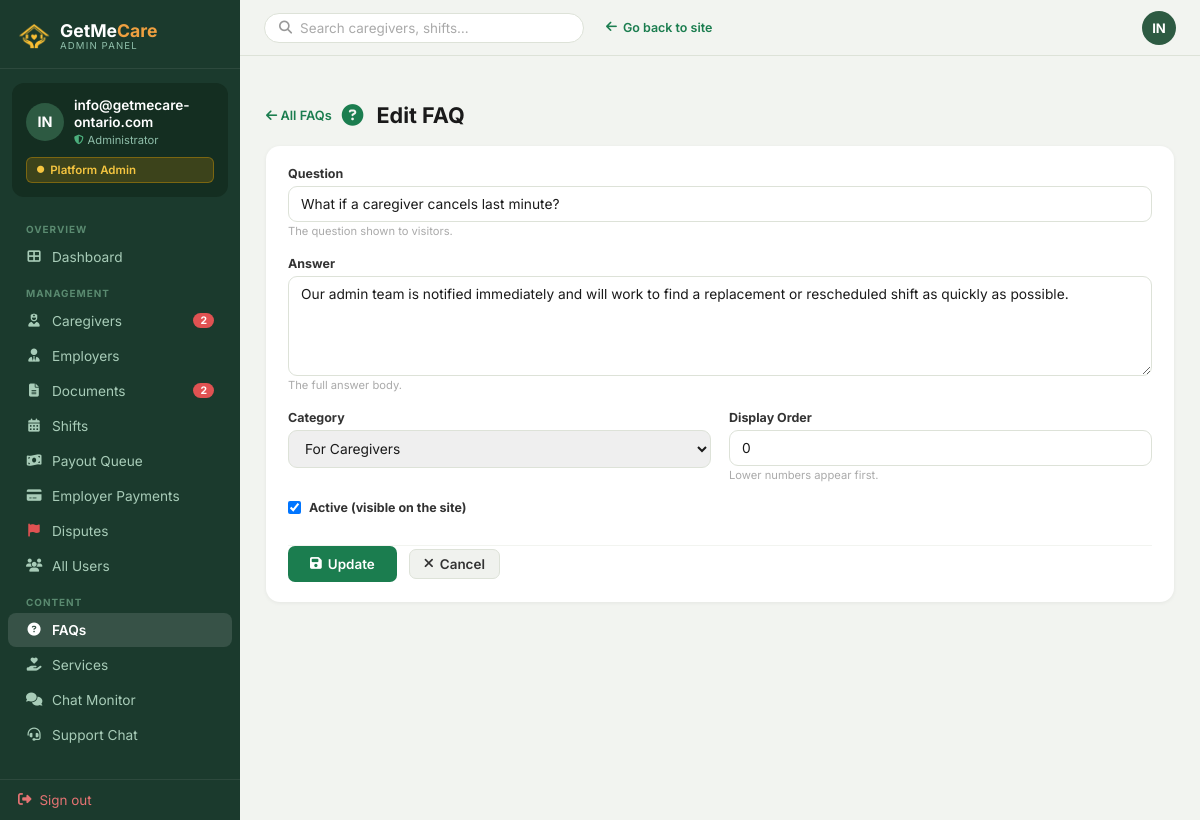
The app's page /admin-panel/faqs/2/edit/ (signed in) with its own data.
### Account/models.py (models this page shows, shortened)
class CustomUser(AbstractUser):
    EMPLOYER = 'employer'
    CAREGIVER = 'caregiver'
    ROLE_CHOICES = [
        (EMPLOYER, 'Employer / Family'),
        (CAREGIVER, 'Caregiver / PSW'),
    ]
    role = models.CharField(
        max_length=20,
        choices=ROLE_CHOICES,
        default=EMPLOYER,
    )
    phone = models.CharField(max_length=20, blank=True)
    @property
    def is_admin(self):
        return self.is_superuser or self.is_staff
    @property
    def is_employer(self):
        return self.role == self.EMPLOYER and not self.is_admin
    @property
    def is_caregiver(self):
        return self.role == self.CAREGIVER and not self.is_admin

### AdminApp/models.py (models this page shows, shortened)
class Faq(models.Model):
    CAT_GENERAL      = 'general'
    CAT_SERVICES     = 'services'
    CAT_PRICING      = 'pricing'
    CAT_HOW_IT_WORKS = 'how_it_works'
    CAT_VERIFICATION = 'verification'
    CAT_SCHEDULING   = 'scheduling'
    CAT_PAYMENTS     = 'payments'
    CAT_CAREGIVERS   = 'caregivers'
    CAT_COVERAGE     = 'coverage'
    CAT_SUPPORT      = 'support'
    CATEGORY_CHOICES = [
        (CAT_GENERAL,      'General'),
        (CAT_SERVICES,     'Services'),
        (CAT_PRICING,      'Pricing & Rates'),
        (CAT_HOW_IT_WORKS, 'How It Works'),
        (CAT_VERIFICATION, 'Caregiver Verification'),
        (CAT_SCHEDULING,   'Scheduling'),
        (CAT_PAYMENTS,     'Payments'),
        (CAT_CAREGIVERS,   'For Caregivers'),
        (CAT_COVERAGE,     'Coverage'),
        (CAT_SUPPORT,      'Support'),
    ]
    question   = models.CharField(max_length=255, help_text="The question shown to visitors.")
    answer     = models.TextField(help_text="The full answer body.")
    category   = models.CharField(max_length=20, choices=CATEGORY_CHOICES, default=CAT_GENERAL)
    is_active  = models.BooleanField(default=True, help_text="Unchecked hides this FAQ from the public site.")
    order      = models.PositiveIntegerField(default=0, help_text="Lower numbers appear first.")
    created_at = models.DateTimeField(auto_now_add=True)
    updated_at = models.DateTimeField(auto_now=True)
    class Meta:
        ordering = ['order', 'category', 'question']
        verbose_name = 'FAQ'
        verbose_name_plural = 'FAQs'

### AdminApp/views.py (the view)
    @login_required(login_url='Account:login')
    def wrapper(request, *args, **kwargs):
        if not (request.user.is_staff or request.user.is_superuser):
            messages.error(request, 'Access denied. Admin account required.')
            return redirect('Account:login')
        return view_func(request, *args, **kwargs)

### templates/AdminApp/faq-form.html (shortened to what this page needs)
{% extends "AdminApp/base_admin.html" %}
{% block content %}
<div style="margin-bottom:18px;display:flex;align-items:center;gap:10px;flex-wrap:wrap">
  <a href="{% url 'AdminApp:faq_list' %}"
     style="font-size:.8rem;font-weight:600;color:#1b7d4f;text-decoration:none">
    <i class="fas fa-arrow-left"></i> All FAQs
  </a>
  <h1 class="adm-page-title" style="margin:0">
    <i class="fas fa-question-circle" style="color:#1b7d4f;margin-right:8px"></i>
    {{ faq|yesno:"Edit FAQ,Add FAQ" }}
  </h1>
</div>
<div class="adm-card">
  <div class="adm-card-pad">
    <form method="post" style="display:grid;gap:18px">
      <div>
        <label class="adm-form-label" for="{{ form.question.id_for_label }}">Question</label>
        {{ form.question }}
        {% if form.question.help_text %}<span class="adm-form-hint">{{ form.question.help_text }}</span>{% endif %}
      </div>
      <div>
        <label class="adm-form-label" for="{{ form.answer.id_for_label }}">Answer</label>
        {{ form.answer }}
        {% if form.answer.help_text %}<span class="adm-form-hint">{{ form.answer.help_text }}</span>{% endif %}
      </div>
      <div style="display:grid;grid-template-columns:1fr 1fr;gap:18px">
        <div>
          <label class="adm-form-label" for="{{ form.category.id_for_label }}">Category</label>
          {{ form.category }}
        </div>
        <div>
          <label class="adm-form-label" for="{{ form.order.id_for_label }}">Display Order</label>
          {{ form.order }}
          <span class="adm-form-hint">Lower numbers appear first.</span>
        </div>
      </div>
      <div>
        <div class="adm-form-check-wrap">
          {{ form.is_active }}
          <label class="adm-form-label" for="{{ form.is_active.id_for_label }}" style="margin-bottom:0">Active (visible on the site)</label>
        </div>
      </div>
      <div style="display:flex;gap:12px;align-items:center;pt:12px;border-top:1px solid #f2f4f0; margin-top: 12px">
        <button type="submit" class="adm-btn adm-btn-green" style="font-size:.84rem;padding:10px 22px">
          <i class="fas fa-save"></i> {{ faq|yesno:"Update,Save FAQ" }}
        </button>
        <a href="{% url 'AdminApp:faq_list' %}" class="adm-btn adm-btn-ghost" style="font-size:.84rem">
          <i class="fas fa-times"></i> Cancel
        </a>
      </div>
    </form>
  </div>
</div>
{% endblock %}

### templates/AdminApp/base_admin.html (shortened to what this page needs)
﻿{% load static %}
<!doctype html>
<html lang="en">
<head>
  <link rel="stylesheet" href="https://cdnjs.cloudflare.com/ajax/libs/font-awesome/6.4.0/css/all.min.css"/>
</head>
<body>
<aside class="adm-sidebar" id="adm-sidebar">
  <div class="adm-logo">
    <a href="{% url 'home' %}">
      <img src="{% static 'Caregiver/images/sitelog.png' %}" alt="GetMeCare" style="width:32px;height:32px;object-fit:contain;filter:brightness(0) saturate(100%) invert(72%) sepia(60%) saturate(600%) hue-rotate(345deg) brightness(105%) contrast(95%)">
      <div>
        <div class="adm-logo-name">GetMe<span style="color:#F0A040">Care</span></div>
        <div class="adm-logo-sub">Admin Panel</div>
      </div>
    </a>
  </div>
  <div class="adm-profile">
    <div class="adm-profile-row">
      <div class="adm-av">{% if request.user.first_name %}{{ request.user.first_name|first|upper }}{{ request.user.last_name|first|upper }}{% else %}{{ request.user.username|slice:":2"|upper }}{% endif %}</div>
      <div>
        <div class="adm-av-name">{{ request.user.get_full_name|default:request.user.username }}</div>
        <div class="adm-av-role"><i class="fas fa-shield-alt" style="color:#4caf7d;font-size:.6rem;"></i> Administrator</div>
      </div>
    </div>
    <div class="adm-badge"><i class="fas fa-circle" style="font-size:.45rem;"></i> Platform Admin</div>
  </div>
  <div class="adm-nav">
    <div class="adm-nav-section">Overview</div>
    <a href="{% url 'AdminApp:dashboard' %}" {% if request.resolver_match.url_name == 'dashboard' %}class="active"{% endif %}>
      <i class="fas fa-th-large"></i> Dashboard
    </a>
    <div class="adm-nav-section">Management</div>
    <a href="{% url 'AdminApp:manage_caregivers' %}" {% if request.resolver_match.url_name == 'manage_caregivers' %}class="active"{% endif %}>
      <i class="fas fa-user-nurse"></i> Caregivers
      {% if pending_profiles %}<span class="adm-nav-badge">{{ pending_profiles }}</span>{% endif %}
    </a>
    <a href="{% url 'AdminApp:manage_employers' %}" {% if request.resolver_match.url_name == 'manage_employers' %}class="active"{% endif %}>
      <i class="fas fa-user-tie"></i> Employers
    </a>
    <a href="{% url 'AdminApp:review_documents' %}" {% if request.resolver_match.url_name == 'review_documents' %}class="active"{% endif %}>
      <i class="fas fa-file-alt"></i> Documents
      {% if pending_docs %}<span class="adm-nav-badge">{{ pending_docs }}</span>{% endif %}
    </a>
    <a href="{% url 'AdminApp:manage_shifts' %}" {% if request.resolver_match.url_name == 'manage_shifts' %}class="active"{% endif %}>
      <i class="fas fa-calendar-alt"></i> Shifts
    </a>
    <a href="{% url 'AdminApp:payout_queue' %}" {% if request.resolver_match.url_name == 'payout_queue' %}class="active"{% endif %}>
      <i class="fas fa-money-bill-wave"></i> Payout Queue
    </a>
    <a href="{% url 'AdminApp:employer_payments' %}" {% if request.resolver_match.url_name == 'employer_payments' %}class="active"{% endif %}>
      <i class="fas fa-credit-card"></i> Employer Payments
    </a>
    <a href="{% url 'AdminApp:dispute_list' %}" {% if request.resolver_match.url_name == 'dispute_list' or request.resolver_match.url_name == 'dispute_detail' %}class="active"{% endif %}>
      <i class="fas fa-flag" style="color:#e05252"></i> Disputes
    </a>
    <a href="{% url 'AdminApp:manage_users' %}" {% if request.resolver_match.url_name == 'manage_users' %}class="active"{% endif %}>
      <i class="fas fa-users"></i> All Users
    </a>
    <div class="adm-nav-section">Content</div>
    <a href="{% url 'AdminApp:faq_list' %}" {% if request.resolver_match.url_name == 'faq_list' or request.resolver_match.url_name == 'faq_add' or request.resolver_match.url_name == 'faq_edit' %}class="active"{% endif %}>
      <i class="fas fa-question-circle"></i> FAQs
    </a>
    <a href="{% url 'AdminApp:service_list' %}" {% if request.resolver_match.url_name == 'service_list' or request.resolver_match.url_name == 'service_add' or request.resolver_match.url_name == 'service_edit' %}class="active"{% endif %}>
      <i class="fas fa-hand-holding-heart"></i> Services
    </a>
    <a href="{% url 'admin_chat_monitor' %}" {% if request.resolver_match.url_name == 'admin_chat_monitor' %}class="active"{% endif %}>
      <i class="fas fa-comments"></i> Chat Monitor
    </a>
    <a href="{% url 'admin_support' %}" {% if request.resolver_match.url_name == 'admin_support' %}class="active"{% endif %}>
      <i class="fas fa-headset"></i> Support Chat
    </a>
  </div>
  <div class="adm-signout">
    <a href="{% url 'Account:logout' %}"><i class="fas fa-sign-out-alt"></i> Sign out</a>
  </div>
</aside>
<div class="adm-topbar">
  <form method="get" action="" class="adm-search-bar-wrap" style="flex:1;max-width:320px;">
    <div class="adm-search">
      <i class="fas fa-search"></i>
      <input type="text" name="q" placeholder="Search caregivers, shifts…" value="{{ request.GET.q|default:'' }}">
    </div>
  </form>
  <a href="{% url 'home' %}" class="adm-back" style="margin-left:10px;">
    <i class="fas fa-arrow-left"></i> Go back to site
  </a>
  <div class="adm-topbar-av">{% if request.user.first_name %}{{ request.user.first_name|first|upper }}{{ request.user.last_name|first|upper }}{% else %}{{ request.user.username|slice:":2"|upper }}{% endif %}</div>
</div>
<main class="adm-main">
  <div class="adm-content">
    {% block content %}{% endblock %}
  </div>
</main>
  </body>
</html>

### records on screen
CustomUser: user.username "IN", user.get_full_name "info@getmecare-ontario.com"
Faq: question "What if a caregiver cancels last minute?", answer "Our admin team is notified immediately and will work to find a replacement or rescheduled shift as quickly as possible.", category "For Caregivers", order "0", is_active "☑"

### other values on screen
{{ pending_profiles }} "2"
{{ pending_docs }} "2"
{{ faq|yesno:"Edit FAQ,Add FAQ" }} "Edit FAQ"
{{ faq|yesno:"Update,Save FAQ" }} "Update"
